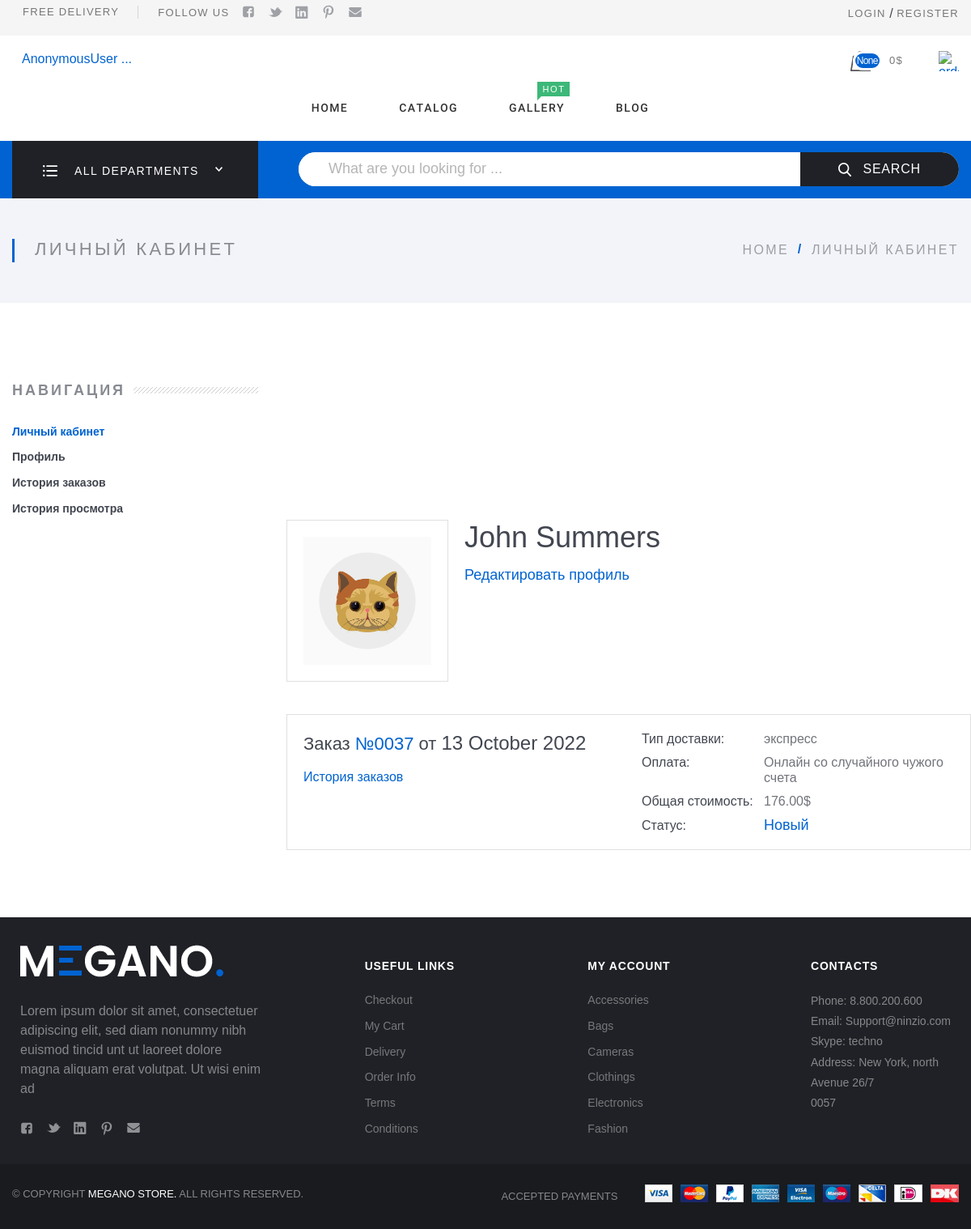
Page /accounts/account/3/ on the earlier database version.
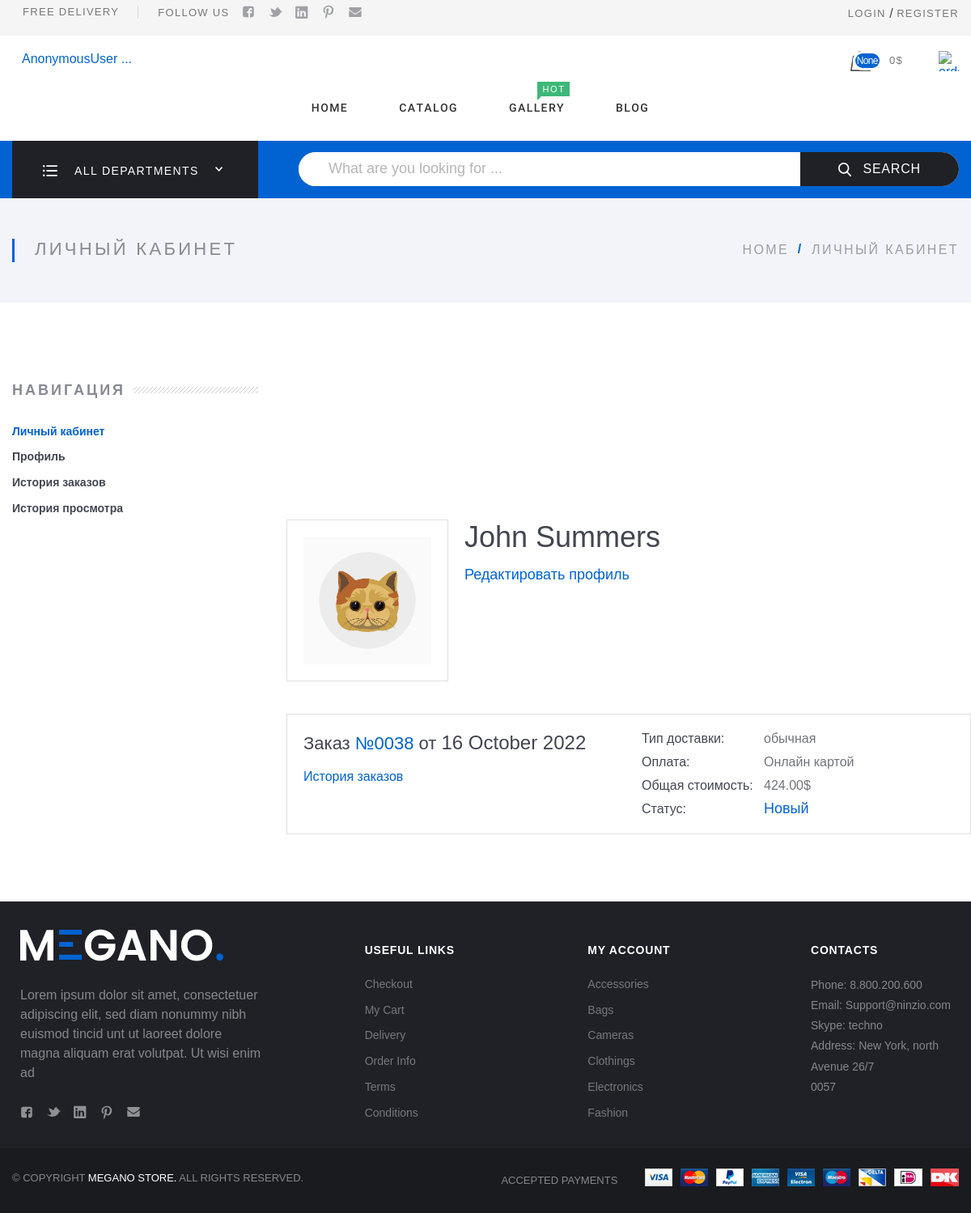
Same page on the later database version.
### app_user/models.py (models this page shows, shortened)
class Profile(models.Model):
    user = models.OneToOneField(User, on_delete=models.CASCADE, related_name='profile')
    avatar = models.ImageField(upload_to='avatar/')
    telephone = models.CharField(max_length=10)
    date_joined = models.DateTimeField(auto_now_add=True, null=True)  # readonly_fields = ['date_joined',   ]
    review_items = models.ManyToManyField(Item, related_name='item_views', blank=True)
    objects = models.Manager()
    class Meta:
        ordering = ['user']
        verbose_name = 'пользователь'
        verbose_name_plural = 'пользователи'

### app_order/models.py (models this page shows)
class Order(models.Model):
    STATUS = (
        ('new', 'Новый'),
        ('in_progress', 'В обработке'),
        ('is_ready', 'Готов'),
        ('completed', 'Выполнен'),
        ('deactivated', 'Отменен')
    )
    DELIVERY = (
        ('express', 'экспресс'),
        ('standard', 'обычная'),
    )
    PAY_TYPE = (
        ('online', 'Онлайн картой'),
        ('someone', 'Онлайн со случайного чужого счета')
    )
    user = models.ForeignKey(User, on_delete=models.CASCADE, related_name='user_order')
    name = models.CharField(max_length=250, verbose_name='имя получателя')
    status = models.CharField(max_length=20, choices=STATUS,  verbose_name='статус заказа')
    total_sum = models.DecimalField(max_digits=10, decimal_places=2, verbose_name='сумма заказа')
    delivery = models.CharField(max_length=20, choices=DELIVERY, verbose_name='доставка')
    pay = models.CharField(max_length=20, choices=PAY_TYPE, verbose_name='оплата')
    email = models.EmailField(max_length=250, verbose_name='электронная почта')
    telephone = models.CharField(max_length=20, verbose_name='телефон')
    city = models.CharField(max_length=200, verbose_name='город')
    address = models.CharField(max_length=200, verbose_name='адрес')
    created = models.DateTimeField(auto_now_add=True, verbose_name='дата создания')
    updated = models.DateTimeField(auto_now_add=True, verbose_name='дата обновления')
    error = models.CharField(max_length=200, default='', blank=True)
    objects = models.Manager()
    class Meta:
        db_table = 'app_order'
        ordering = ['created']
        verbose_name = 'заказ'
        verbose_name_plural = 'заказы'

### app_user/views.py (the view)
# urls.py: path('account/<int:pk>/', DetailAccount.as_view(), name='account'),
class DetailAccount(DetailView):
    model = User
    template_name = 'users/account.html'
    context_object_name = 'user'
    def get_context_data(self, **kwargs):
        context = super().get_context_data(**kwargs)
        context['order'] = Order.objects.filter(user=self.get_object()).last()
        return context

### app_user/templates/users/account.html (shortened to what this page needs)
{% extends 'index.html' %}
{% load static  %}
{% load cache %}
{% block content %}
 <div class="Middle Middle_top">
    <div class="Middle-top">
      <div class="wrap">
        <div class="Middle-header">
          <h1 class="Middle-title">Личный кабинет
          </h1>
          <ul class="breadcrumbs Middle-breadcrumbs">
            <li class="breadcrumbs-item">
              <a href="index.html">home</a>
            </li>
            <li class="breadcrumbs-item breadcrumbs-item_current"><span>Личный кабинет</span>
            </li>
          </ul>
        </div>
      </div>
    </div>
    <div class="Section Section_column Section_columnLeft">
      <div class="wrap">
        <div class="Section-column">
          <div class="Section-columnSection">
            <header class="Section-header">
              <strong class="Section-title">Навигация
              </strong>
            </header>
              <div class="Section-columnContent">
    <div class="NavigateProfile">
        <ul class="menu menu_vt">
            <li class="menu-item_ACTIVE menu-item">
                <a class="menu-link" href="{% url 'app_user:account' user.id %}">Личный кабинет</a>
            </li>
            <li class="menu-item">
                <a class="menu-link" href="{% url 'app_user:profile' user.id %}">Профиль</a>
            </li>
            <li class="menu-item">
                <a class="menu-link" href="{% url 'app_order:order_list'  %}">История заказов</a>
            </li>
            <li class="menu-item">
                <a class="menu-link" href="{% url 'app_user:history_view' user.id %}">История просмотра</a>
            </li>
        </ul>
    </div>
</div>
          </div>
          </div>
        </div>
        <div class="Section-content">
          <div class="Account">
            <div class="Account-group">
              <div class="Account-column">
                <div class="{% if user.profile.avatar %}Account-avatar{% else %}Comment-avatar{% endif %}">
                  {% if user.profile.avatar%}<img src="{{user.profile.avatar.url}}" alt="card.jpg"/>{% endif %}
                </div>
              </div>
              <div class="Account-column">
                <div class="Account-name">{{ user.get_full_name }}
                </div><a class="Account-editLink" href="{% url 'app_user:profile' user.pk  %}">Редактировать профиль</a>
              </div>
            </div>
            <div class="Account-group">
              <div class="Account-column Account-column_full">
                  {% if order %}
                <div class="Order Order_anons">
                  <div class="Order-personal">
                    <div class="row">
                      <div class="row-block">
                          <a class="Order-title" href="{% url 'app_order:order_detail' order.pk %}">Заказ&#32;
                          <span class="Order-numberOrder">№00{{order.id}}</span>&#32;от&#32;
                          <span class="Order-dateOrder">{{order.created|date:"j F o"}}</span>
                          </a>
                        <div class="Account-editLink">
                            <a href="historyorder.html">История заказов</a>
                        </div>
                      </div>
                      <div class="row-block">
                        <div class="Order-info Order-info_delivery">
                          <div class="Order-infoType">Тип доставки:
                          </div>
                          <div class="Order-infoContent">{{ order.get_delivery_display }}
                          </div>
                        </div>
                        <div class="Order-info Order-info_pay">
                          <div class="Order-infoType">Оплата:
                          </div>
                          <div class="Order-infoContent">{{ order.get_pay_display }}
                          </div>
                        </div>
                        <div class="Order-info">
                          <div class="Order-infoType">Общая стоимость:
                          </div>
                          <div class="Order-infoContent">{{ order.total_sum}}$
                          </div>
                        </div>
                        <div class="Order-info Order-info_status">
                          <div class="Order-infoType">Статус:
                          </div>
                          <div class="Order-infoContent">{{ order.get_status_display }}
                          </div>
                        </div>
                      </div>
                    </div>
                  </div>
                </div>
                  {% endif %}
              </div>
            </div>
              </div>
            </div>
          </div>
        </div>
      </div>
{% endblock %}

Differences in the rows shown:
no longer on this page (row unchanged): Order: id "37", created "13 October 2022", delivery "экспресс", pay "Онлайн со случайного чужого счета", total_sum "176.00", status "Новый"
added Order: id "38", created "16 October 2022", delivery "обычная", pay "Онлайн картой", total_sum "424.00", status "Новый"
